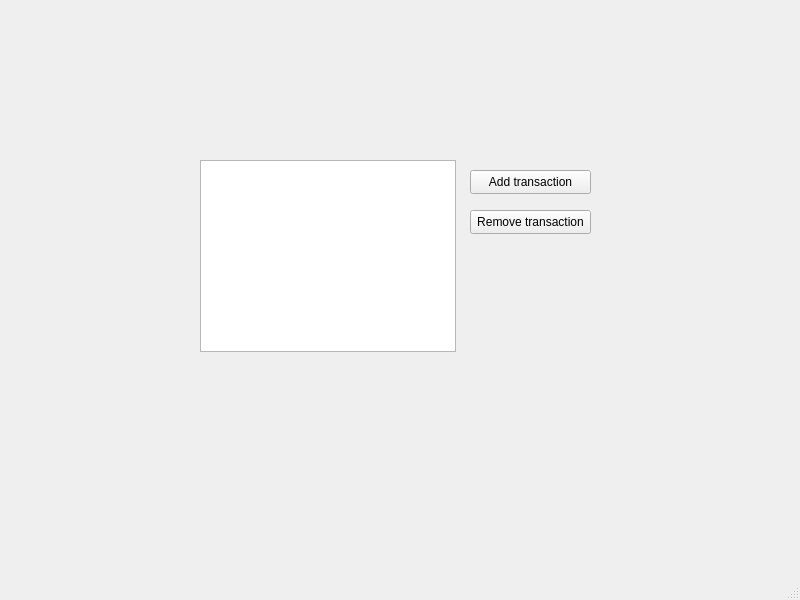
<?xml version="1.0" encoding="UTF-8"?>
<ui version="4.0">
 <class>MainWindow</class>
 <widget class="QMainWindow" name="MainWindow">
  <property name="geometry">
   <rect>
    <x>0</x>
    <y>0</y>
    <width>800</width>
    <height>600</height>
   </rect>
  </property>
  <property name="windowTitle">
   <string>MainWindow</string>
  </property>
  <widget class="QWidget" name="centralwidget">
   <widget class="QTableView" name="tableViewTransactions">
    <property name="geometry">
     <rect>
      <x>200</x>
      <y>160</y>
      <width>256</width>
      <height>192</height>
     </rect>
    </property>
   </widget>
   <widget class="QPushButton" name="btnAddTransaction">
    <property name="geometry">
     <rect>
      <x>470</x>
      <y>170</y>
      <width>121</width>
      <height>24</height>
     </rect>
    </property>
    <property name="text">
     <string>Add transaction</string>
    </property>
   </widget>
   <widget class="QPushButton" name="btnRemoveTransaction">
    <property name="geometry">
     <rect>
      <x>470</x>
      <y>210</y>
      <width>121</width>
      <height>24</height>
     </rect>
    </property>
    <property name="text">
     <string>Remove transaction</string>
    </property>
   </widget>
  </widget>
  <widget class="QMenuBar" name="menubar">
   <property name="geometry">
    <rect>
     <x>0</x>
     <y>0</y>
     <width>800</width>
     <height>21</height>
    </rect>
   </property>
  </widget>
  <widget class="QStatusBar" name="statusbar"/>
 </widget>
 <resources/>
 <connections/>
</ui>
